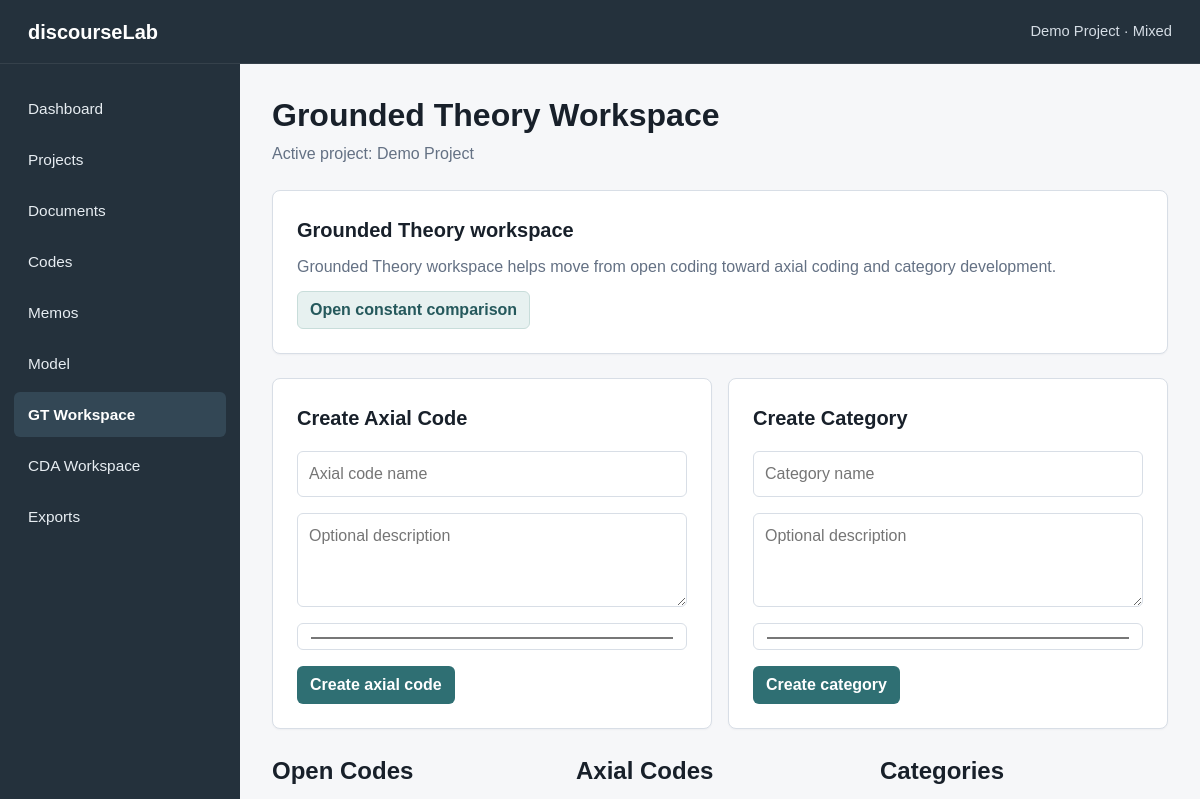
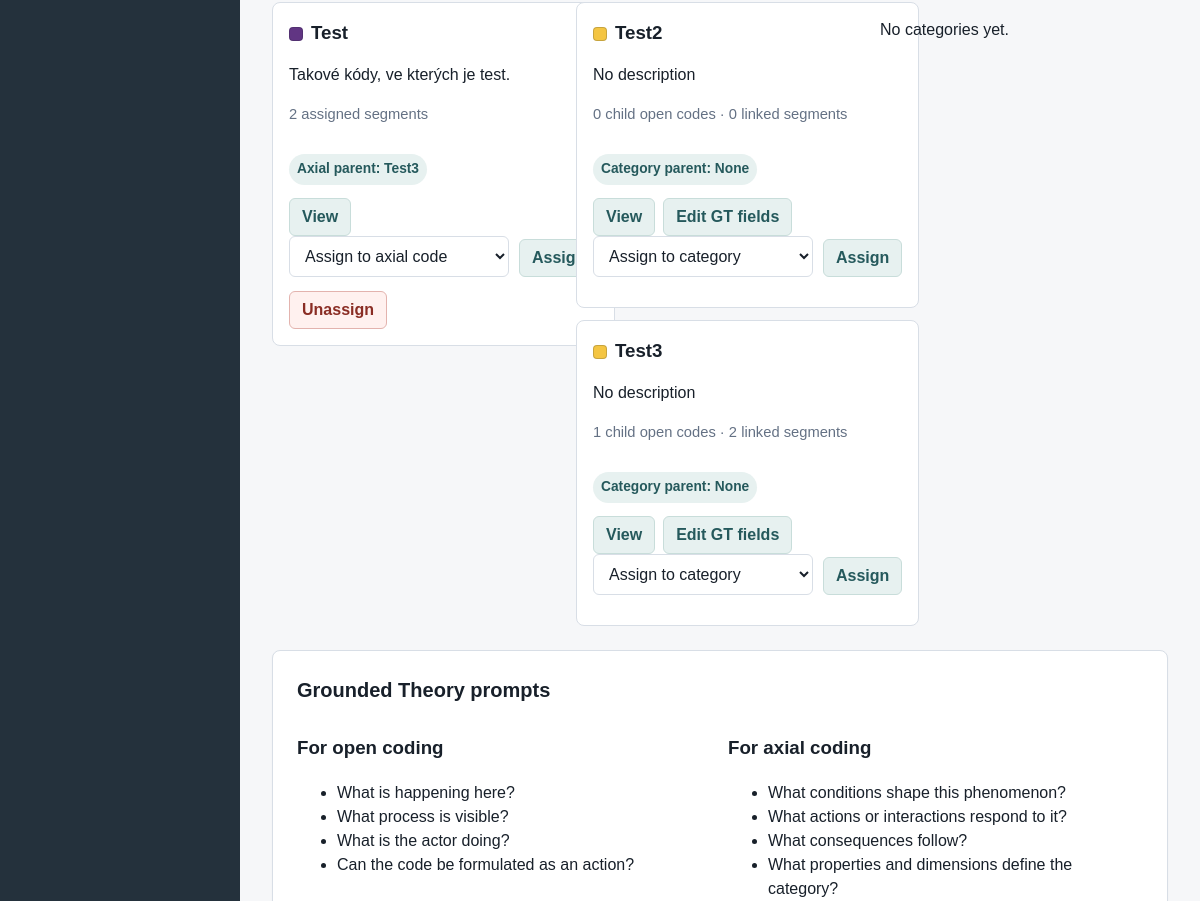
Before: /gt (upper part) with the older database file (2 pictures, top to bottom).
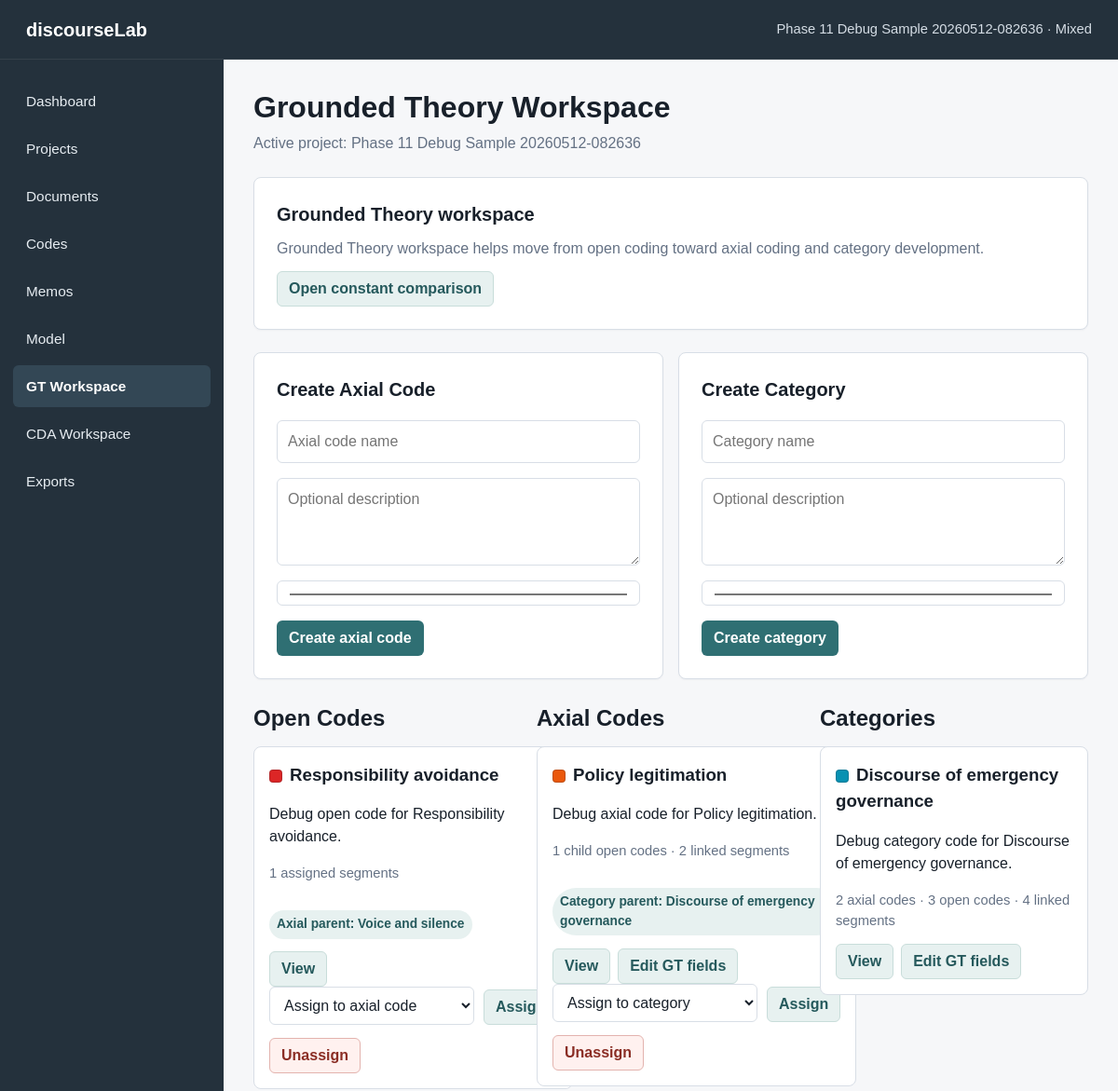
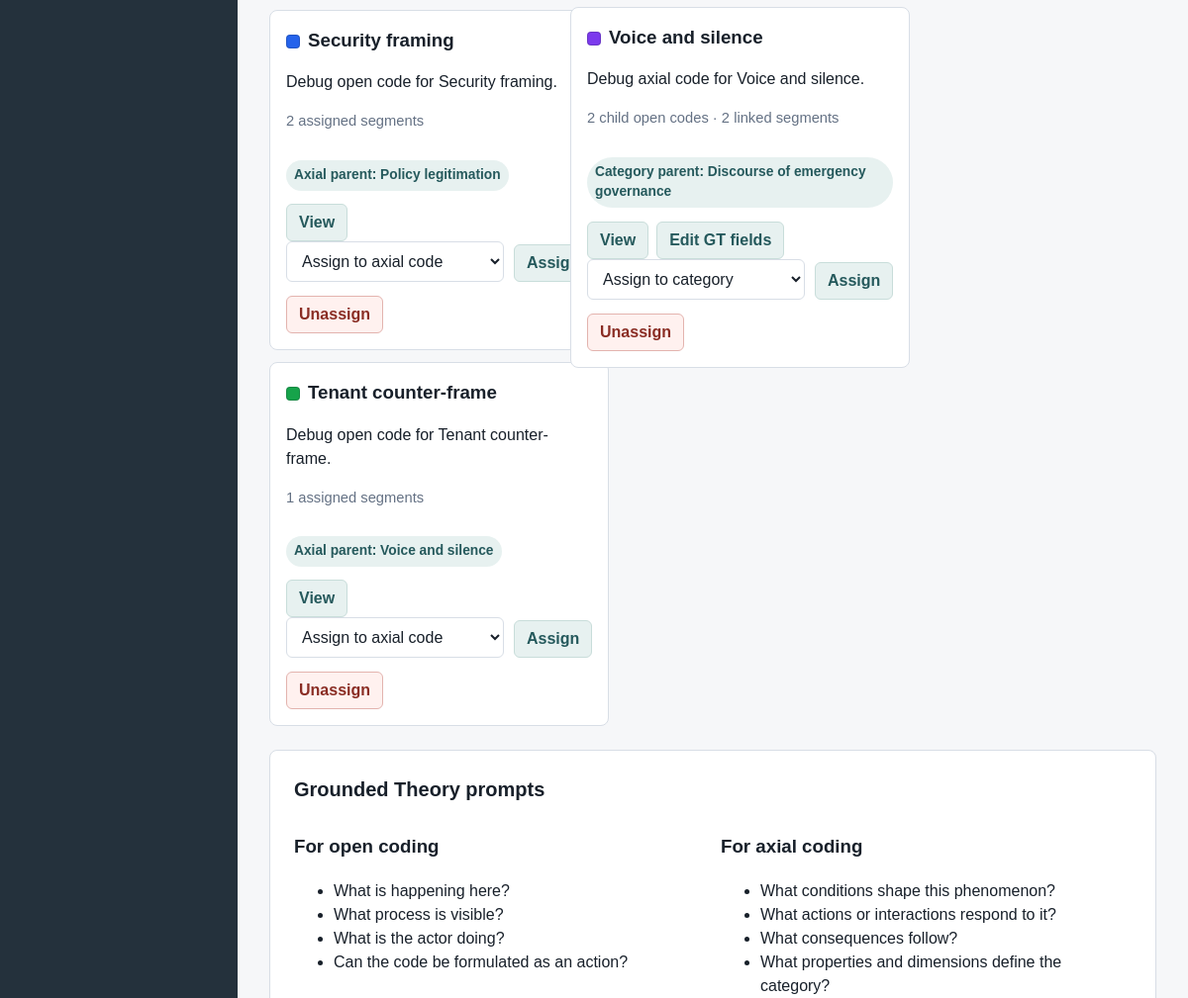
After: the same page with the newer database file (2 pictures, top to bottom).
### tables this page shows
CREATE TABLE projects (
    id INTEGER PRIMARY KEY AUTOINCREMENT,
    name TEXT NOT NULL,
    description TEXT,
    created_at TEXT NOT NULL DEFAULT CURRENT_TIMESTAMP,
    updated_at TEXT NOT NULL DEFAULT CURRENT_TIMESTAMP
, methodology_mode TEXT NOT NULL DEFAULT 'mixed', status TEXT NOT NULL DEFAULT 'active', last_opened_at TEXT, research_goal TEXT, principal_investigator TEXT);

CREATE TABLE codes (
    id INTEGER PRIMARY KEY AUTOINCREMENT,
    project_id INTEGER NOT NULL,
    name TEXT NOT NULL,
    description TEXT,
    code_type TEXT NOT NULL DEFAULT 'open',
    color TEXT NOT NULL DEFAULT '#2563eb',
    parent_id INTEGER,
    definition TEXT,
    include_when TEXT,
    exclude_when TEXT,
    example TEXT,
    analytical_note TEXT,
    created_at TEXT NOT NULL DEFAULT CURRENT_TIMESTAMP,
    updated_at TEXT NOT NULL DEFAULT CURRENT_TIMESTAMP, gt_conditions TEXT, gt_context TEXT, gt_actions_interactions TEXT, gt_consequences TEXT, gt_properties TEXT, gt_dimensions TEXT, gt_theoretical_note TEXT,
    FOREIGN KEY (project_id) REFERENCES projects (id) ON DELETE CASCADE,
    FOREIGN KEY (parent_id) REFERENCES codes (id) ON DELETE SET NULL
);

### app.py (the view)
    @app.route("/gt")
    def gt_workspace():
        active_project = get_active_project()
        if not project_supports_gt(active_project):
            return mode_notice("GT Workspace", active_project)
        return render_template(
            "gt_workspace.html",
            title="Grounded Theory Workspace",
            active_page="gt",
            active_project=active_project,
            open_codes=get_gt_open_codes(active_project["id"]),
            axial_codes=get_gt_axial_codes(active_project["id"]),
            categories=get_gt_categories(active_project["id"]),
            default_code_color=DEFAULT_CODE_COLOR,
        )

### app.py (called while the page is built)
def get_db() -> sqlite3.Connection:
    if "db" not in g:
        g.db = sqlite3.connect(DATABASE)
        g.db.row_factory = sqlite3.Row
        g.db.execute("PRAGMA foreign_keys = ON")
    return g.db

def query_one(sql: str, params: tuple = ()) -> sqlite3.Row | None:
    return get_db().execute(sql, params).fetchone()

def query_all(sql: str, params: tuple = ()) -> list[sqlite3.Row]:
    return get_db().execute(sql, params).fetchall()

def get_project(project_id: int) -> sqlite3.Row | None:
    return query_one(
        """
        SELECT id, name, description, methodology_mode, status, last_opened_at,
               research_goal, principal_investigator, created_at, updated_at
        FROM projects
        WHERE id = ? AND status != 'deleted'
        """,
        (project_id,),
    )

def project_supports_gt(project: sqlite3.Row | dict) -> bool:
    return project["methodology_mode"] in {"gt", "mixed"}

def project_supports_cda(project: sqlite3.Row | dict) -> bool:
    return project["methodology_mode"] in {"cda", "mixed"}

### templates/gt_workspace.html (shortened to what the changed rows need)
{% extends "base.html" %}
{% block content %}
<section class="page-header">
    <h1>Grounded Theory Workspace</h1>
    <p>Active project: {{ active_project.name }}</p>
</section>
<section class="info-panel import-panel">
    <h2>Grounded Theory workspace</h2>
</section>
<section class="dashboard-grid">
    <article class="info-panel">
        <h2>Create Axial Code</h2>
    </article>
    <article class="info-panel">
        <h2>Create Category</h2>
    </article>
</section>
<section class="gt-board">
    <div class="gt-column">
        <h2>Open Codes</h2>
        {% for code in open_codes %}
            <article class="gt-card">
                <h3><span class="color-swatch small" style="background: {{ code.color }}"></span>{{ code.name }}</h3>
                <p>{{ code.description or "No description" }}</p>
                <p class="muted-text">{{ code.assigned_segment_count }} assigned segments</p>
                <p class="hierarchy-badge">Axial parent: {{ code.parent_name or "None" }}</p>
                <div class="actions-cell">
                    <a class="button-secondary" href="{{ url_for('code_detail', code_id=code.id) }}">View</a>
                </div>
                <form class="inline-code-form" action="{{ url_for('assign_open_to_axial', open_code_id=code.id) }}" method="post">
                    <select name="axial_code_id" required>
                        <option value="">Assign to axial code</option>
                    </select>
                    <button type="submit" class="button-secondary">Assign</button>
                </form>
                {% if code.parent_id %}
                    <form action="{{ url_for('unassign_open_from_axial', open_code_id=code.id) }}" method="post">
                        <button type="submit" class="button-danger">Unassign</button>
                    </form>
                {% endif %}
            </article>
        {% else %}
            <p>No open codes yet.</p>
        {% endfor %}
    </div>
    <div class="gt-column">
        <h2>Axial Codes</h2>
        {% for code in axial_codes %}
            <article class="gt-card">
                <h3><span class="color-swatch small" style="background: {{ code.color }}"></span>{{ code.name }}</h3>
                <p>{{ code.description or "No description" }}</p>
                <p class="muted-text">{{ code.child_open_count }} child open codes · {{ code.hierarchy_segment_count }} linked segments</p>
                <p class="hierarchy-badge">Category parent: {{ code.parent_name or "None" }}</p>
                <div class="actions-cell">
                    <a class="button-secondary" href="{{ url_for('code_detail', code_id=code.id) }}">View</a>
                    <a class="button-secondary" href="{{ url_for('edit_gt_code', code_id=code.id) }}">Edit GT fields</a>
                </div>
                <form class="inline-code-form" action="{{ url_for('assign_axial_to_category', axial_code_id=code.id) }}" method="post">
                    <select name="category_code_id" required>
                        <option value="">Assign to category</option>
                    </select>
                    <button type="submit" class="button-secondary">Assign</button>
                </form>
                {% if code.parent_id %}
                    <form action="{{ url_for('unassign_axial_from_category', axial_code_id=code.id) }}" method="post">
                        <button type="submit" class="button-danger">Unassign</button>
                    </form>
                {% endif %}
            </article>
        {% else %}
            <p>No axial codes yet.</p>
        {% endfor %}
    </div>
    <div class="gt-column">
        <h2>Categories</h2>
        {% for code in categories %}
            <article class="gt-card">
                <h3><span class="color-swatch small" style="background: {{ code.color }}"></span>{{ code.name }}</h3>
                <p>{{ code.description or "No description" }}</p>
                <p class="muted-text">{{ code.child_axial_count }} axial codes · {{ code.child_open_count }} open codes · {{ code.hierarchy_segment_count }} linked segments</p>
                <div class="actions-cell">
                    <a class="button-secondary" href="{{ url_for('code_detail', code_id=code.id) }}">View</a>
                    <a class="button-secondary" href="{{ url_for('edit_gt_code', code_id=code.id) }}">Edit GT fields</a>
                </div>
            </article>
        {% else %}
            <p>No categories yet.</p>
        {% endfor %}
    </div>
</section>
{% include "_gt_helper.html" %}
{% endblock %}

### templates/base.html (shortened to what this page needs)
<!doctype html>
<html lang="en">
<head>
    <link rel="stylesheet" href="{{ url_for('static', filename='style.css') }}">
</head>
<body>
    <div class="app-shell">
        <header class="topbar">
            <div class="app-name">discourseLab</div>
            <div class="app-context">
                {{ active_project.name if active_project else "No active project" }}
                {% if active_project %}· {{ methodology_mode_labels[active_project.methodology_mode] }}{% endif %}
            </div>
        </header>
        <aside class="sidebar" aria-label="Main navigation">
            <nav class="sidebar-nav">
                <a href="{{ url_for('dashboard') }}" class="{{ 'active' if active_page == 'dashboard' else '' }}">Dashboard</a>
                <a href="{{ url_for('projects') }}" class="{{ 'active' if active_page == 'projects' else '' }}">Projects</a>
                <a href="{{ url_for('documents') }}" class="{{ 'active' if active_page == 'documents' else '' }}">Documents</a>
                <a href="{{ url_for('codes') }}" class="{{ 'active' if active_page == 'codes' else '' }}">Codes</a>
                <a href="{{ url_for('memos') }}" class="{{ 'active' if active_page == 'memos' else '' }}">Memos</a>
                <a href="{{ url_for('model_builder') }}" class="{{ 'active' if active_page == 'model' else '' }}">Model</a>
                {% if supports_gt %}
                    <a href="{{ url_for('gt_workspace') }}" class="{{ 'active' if active_page == 'gt' else '' }}">GT Workspace</a>
                {% else %}
                    <span class="nav-disabled">GT Workspace</span>
                {% endif %}
                {% if supports_cda %}
                    <a href="{{ url_for('cda_workspace') }}" class="{{ 'active' if active_page == 'cda' else '' }}">CDA Workspace</a>
                {% else %}
                    <span class="nav-disabled">CDA Workspace</span>
                {% endif %}
                <a href="{{ url_for('exports') }}" class="{{ 'active' if active_page == 'exports' else '' }}">Exports</a>
            </nav>
        </aside>
        <main class="content">
            {% block content %}{% endblock %}
        </main>
    </div>
</body>
</html>

Changed rows visible on the page:
no longer on this page (row unchanged): projects: name "Demo Project", methodology_mode "Mixed"
no longer on this page (row unchanged): codes: name "Test", description "Takové kódy, ve kterých je test.", assigned_segment_count "2", parent_name "Test3", shown under "Open Codes"
no longer on this page (row unchanged): codes: name "Test2", description "No description", child_open_count "0", hierarchy_segment_count "0", parent_name "None", shown under "Axial Codes"
no longer on this page (row unchanged): codes: name "Test3", description "No description", child_open_count "1", hierarchy_segment_count "2", parent_name "None", shown under "Axial Codes"
added projects: name "Phase 11 Debug Sample 20260512-082636", methodology_mode "Mixed"
added codes: name "Responsibility avoidance", description "Debug open code for Responsibility avoidance.", assigned_segment_count "1", parent_name "Voice and silence", shown under "Open Codes"
added codes: name "Security framing", description "Debug open code for Security framing.", assigned_segment_count "2", parent_name "Policy legitimation", shown under "Open Codes"
added codes: name "Tenant counter-frame", description "Debug open code for Tenant counter-frame.", assigned_segment_count "1", parent_name "Voice and silence", shown under "Open Codes"
added codes: name "Policy legitimation", description "Debug axial code for Policy legitimation.", child_open_count "1", hierarchy_segment_count "2", name "Discourse of emergency governance", shown under "Axial Codes"
added codes: name "Voice and silence", description "Debug axial code for Voice and silence.", child_open_count "2", hierarchy_segment_count "2", name "Discourse of emergency governance", shown under "Axial Codes"
added codes: name "Discourse of emergency governance", description "Debug category code for Discourse of emergency governance.", child_axial_count "2", child_open_count "3", hierarchy_segment_count "4", shown under "Categories"
Other visible differences:
text no longer shown: "No categories yet."
